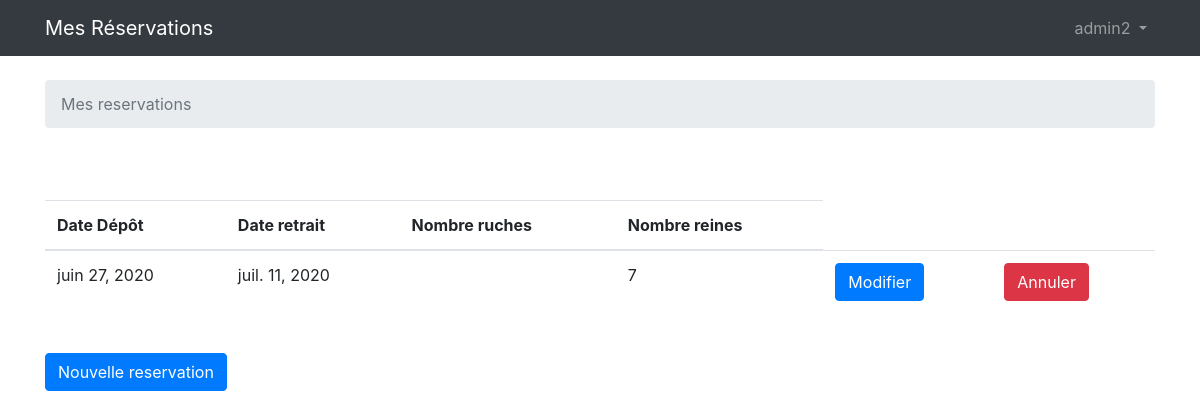
The app's page /resasfanm/ (signed in), older data.
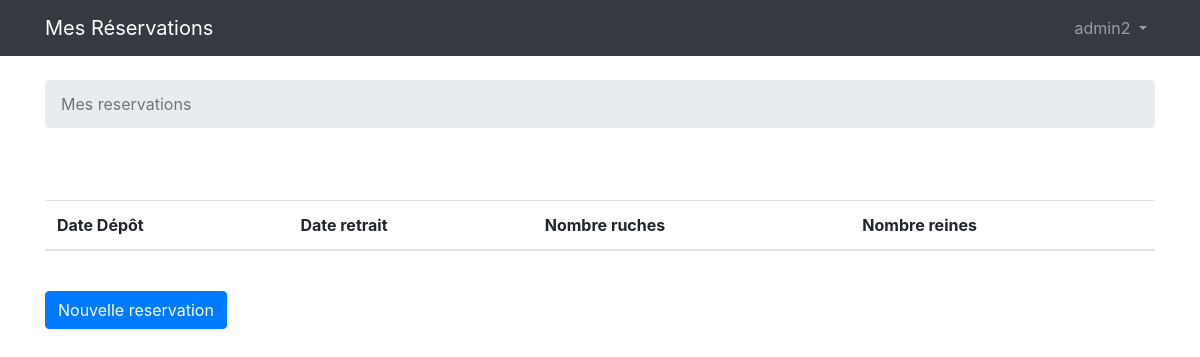
The same page, newer data.
### resasfanm/models.py (models this page shows, shortened)
class Reservation(models.Model):
	apiculteur = models.ForeignKey('Apiculteur', on_delete=models.CASCADE,related_name='reservations')
	nbreine = models.IntegerField(default = 1, verbose_name="nombre reines")
	datedepot = models.DateField(verbose_name="Date depot")
	dateretrait = models.DateField(verbose_name="Date retrait")
	nbtypfecond1 = models.IntegerField(default = 0, verbose_name="nombre apidea/Kieler ")
	nbtypfecond2 = models.IntegerField(default = 0, verbose_name="nombre Miniplus      ")
	nbtypfecond3 = models.IntegerField(default = 0, verbose_name="nombre Warre         ")
	nbtypfecond4 = models.IntegerField(default = 0, verbose_name="nombre ruchette      ")
	ordre = models.IntegerField(verbose_name="ordre",default=1)
	enattente = models.BooleanField(default = False, verbose_name = 'En attente')
	class Meta:
		unique_together = ('apiculteur', 'datedepot',)

### resasfanm/views.py (the view)
# urls.py: path('', views.listresas, name='homeresa'),
@login_required
def listresas(request):
	resas = Reservation.objects.filter(apiculteur=request.user.apiculteur).order_by('datedepot')
	return render(request, 'resasfanm/listresas.html', {'les_resas':resas})

### resasfanm/templates/resasfanm/listresas.html (shortened to what this page needs)
{% extends 'base.html' %}
{% block breadcrumb %}
  <li class="breadcrumb-item active">Mes reservations</li>
{% endblock %}
{% block content %}
  <br>
  <br>
  <table class="table">
    <thead class="thead-inverse">
      <tr>
          <th>Date Dépôt</th>
          <th>Date retrait</th>
          <th>Nombre ruches</th>
          <th>Nombre reines</th>
      </tr>
    </thead>
    <tbody>
      {% for resa in les_resas %}
          <tr>
            <td> {{ resa.datedepot }}</td>
            <td> {{ resa.dateretrait }}</td>
            <td> {{ resa.nbruche }}</td>
            <td> {{ resa.nbreine }}</td>
            <td><a href="{% url 'modresa' resa.id %}" class="btn btn-primary">Modifier</a></td>
            <td><a href="{% url 'affpourdelresa' resa.id %}" class="btn btn-danger">Annuler</a></td>
          </tr>
      {% endfor %}
    </tbody>
  </table>
  <br>
    <a href="{% url 'capacites'  %}" class="btn btn-primary">Nouvelle reservation</a>
{% endblock %}

### templates/base.html (shortened to what this page needs)
{% load static %}
<!DOCTYPE html>
<html>
  <head>
    <link rel="stylesheet" href="{% static 'css/bootstrap.min.css' %}">
</head>
  </head>
  <body>
{% block body %}
  <nav class="navbar navbar-expand-sm navbar-dark bg-dark">
    <div class="container">
      <a class="navbar-brand" href="{% url 'home' %}">Mes Réservations</a>
      <div class="collapse navbar-collapse" id="mainMenu">
      {% if user.is_authenticated %}
        <ul class="navbar-nav ml-auto">
          <li class="nav-item dropdown">
            <a class="nav-link dropdown-toggle" href="#" id="userMenu" data-toggle="dropdown" aria-haspopup="true" aria-expanded="false">
              {{ user.username }}
            </a>
          </li>
        </ul>
      {% else %}
        <form class="form-inline ml-auto">
          <a href="{% url 'login' %}" class="btn btn-outline-secondary">Connexion</a>
          <a href="{% url 'signup' %}" class="btn btn-primary ml-2">S'enregistrer</a>
          <a class="dropdown-item" href="{% url 'contact' %}">Nous contacter</a>
        </form>
      {% endif %}
      </div>
    </div>
  </nav>
  <div class="container">
    <ol class="breadcrumb my-4">
      {% block breadcrumb %}
      {% endblock %}
    </ol>
    {% block content %}
    {% endblock %}
  </div>
    {% endblock body %}
  </body>
</html>

Row changes from the older to the newer data that the page shows:
removed Reservation: datedepot "juin 27, 2020", dateretrait "juil. 11, 2020", nbreine "7"
